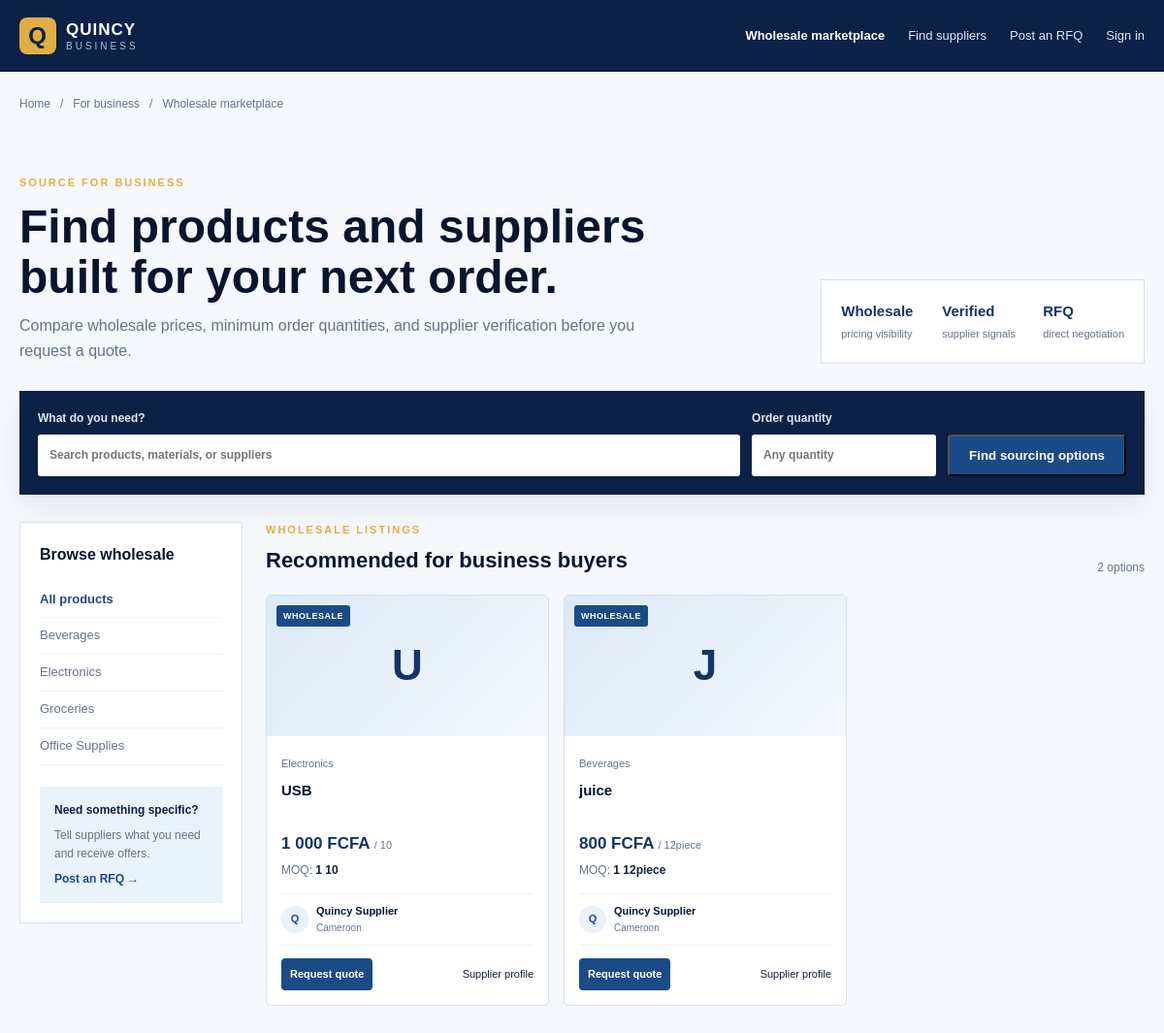
The page /b2b/marketplace.php on the database its author committed.
### tables this page shows
CREATE TABLE `categories` (
  `id` int(11) NOT NULL,
  `parent_id` int(11) DEFAULT NULL,
  `name` varchar(100) NOT NULL,
  `description` text DEFAULT NULL,
  `image` varchar(255) DEFAULT NULL,
  `status` enum('active','inactive') DEFAULT 'active',
  `created_at` timestamp NOT NULL DEFAULT current_timestamp(),
  `updated_at` timestamp NOT NULL DEFAULT current_timestamp() ON UPDATE current_timestamp()
);

CREATE TABLE `products` (
  `id` int(11) NOT NULL,
  `supplier_id` int(11) DEFAULT NULL,
  `manufacturer_id` int(11) DEFAULT NULL,
  `category_id` int(11) NOT NULL,
  `name` varchar(200) NOT NULL,
  `slug` varchar(220) NOT NULL,
  `description` text DEFAULT NULL,
  `sku` varchar(100) DEFAULT NULL,
  `retail_price` decimal(12,2) NOT NULL,
  `wholesale_price` decimal(12,2) DEFAULT NULL,
  `minimum_order_quantity` int(11) DEFAULT 1,
  `unit` varchar(50) DEFAULT 'piece',
  `weight` decimal(10,2) DEFAULT NULL,
  `country_of_origin` varchar(100) DEFAULT 'Cameroon',
  `status` enum('draft','active','out_of_stock','discontinued') DEFAULT 'draft',
  `created_at` timestamp NOT NULL DEFAULT current_timestamp(),
  `updated_at` timestamp NOT NULL DEFAULT current_timestamp() ON UPDATE current_timestamp()
);

CREATE TABLE `suppliers` (
  `id` int(11) NOT NULL,
  `user_id` int(11) NOT NULL,
  `business_id` int(11) NOT NULL,
  `supplier_name` varchar(150) NOT NULL,
  `description` text DEFAULT NULL,
  `address` varchar(255) DEFAULT NULL,
  `city` varchar(100) DEFAULT NULL,
  `country` varchar(100) DEFAULT 'Cameroon',
  `verification_status` enum('pending','verified','rejected') DEFAULT 'pending',
  `rating` decimal(2,1) DEFAULT 0.0,
  `status` enum('active','inactive','suspended') DEFAULT 'active',
  `created_at` timestamp NOT NULL DEFAULT current_timestamp(),
  `updated_at` timestamp NOT NULL DEFAULT current_timestamp() ON UPDATE current_timestamp()
);

### includes/functions.php (called while the page is built, shortened)
<?php
function e(mixed $value): string
{
    return htmlspecialchars((string) $value, ENT_QUOTES, 'UTF-8');
}
function formatPrice(float|int|string $amount): string
{
    return number_format((float) $amount, 0, '.', ' ') . ' FCFA';
}

### config/config.php (called while the page is built, shortened)
<?php
require_once __DIR__ . '/database.php';
spl_autoload_register(static function (string $class): void {
    $path = ROOT_PATH . '/classes/' . $class . '.php';
});

### config/database.php (called while the page is built, shortened)
<?php
final class Database
{
    private static ?self $instance = null;
    private PDO $connection;
    private function __construct()
    {
        $dsn = sprintf(
            'mysql:host=%s;port=%s;dbname=%s;charset=%s',
            DB_HOST,
            DB_PORT,
            DB_NAME,
            DB_CHARSET
        );
        $this->connection = new PDO($dsn, DB_USER, DB_PASS, [
            PDO::ATTR_ERRMODE => PDO::ERRMODE_EXCEPTION,
            PDO::ATTR_DEFAULT_FETCH_MODE => PDO::FETCH_ASSOC,
            PDO::ATTR_EMULATE_PREPARES => false,
        ]);
    }
    public static function getInstance(): self
    {
        return self::$instance ??= new self();
    }
    public function getConnection(): PDO
    {
        return $this->connection;
    }
}

### classes/Category.php (called while the page is built, shortened)
<?php
final class Category
{
    private PDO $db;
    public function __construct()
    {
        $this->db = Database::getInstance()->getConnection();
    }
    public function all(): array
    {
        return $this->db->query(
            "SELECT id, parent_id, name, description, image
             FROM categories WHERE status = 'active' ORDER BY name"
        )->fetchAll();
    }
}

### classes/Product.php (called while the page is built, shortened)
<?php
final class Product
{
    private PDO $db;
    public function __construct()
    {
        $this->db = Database::getInstance()->getConnection();
    }
    public function wholesaleSearch(
        string $term = '',
        ?int $categoryId = null,
        int $minimumQuantity = 0,
        int $limit = 24
    ): array {
        $where = [
            "p.status = 'active'",
            "p.wholesale_price IS NOT NULL",
            "p.minimum_order_quantity > 0"
        ];
        $params = [];
        $limit = max(1, min($limit, 100));
        $stmt = $this->db->prepare(
            'SELECT p.id,
                    p.supplier_id,
                    p.manufacturer_id,
                    p.category_id,
                    p.name,
                    p.description,
                    p.sku,
                    p.retail_price,
                    p.wholesale_price,
                    p.minimum_order_quantity,
                    p.unit,
                    c.name AS category_name,
                    s.supplier_name,
                    s.city,
                    s.country,
                    s.verification_status,
                    s.rating,
                    COALESCE(i.quantity - i.reserved_quantity, 0) AS available_quantity,
                    (SELECT pi.image
                     FROM product_images pi
                     WHERE pi.product_id = p.id
                     ORDER BY pi.is_primary DESC, pi.sort_order
                     LIMIT 1) AS image
             FROM products p
             LEFT JOIN categories c ON c.id = p.category_id
             LEFT JOIN suppliers s
                    ON s.id = p.supplier_id
                   AND s.status = "active"
             LEFT JOIN inventory i
                    ON i.product_id = p.id
                   AND i.variant_id IS NULL
             WHERE ' . implode(' AND ', $where) . '
             ORDER BY s.verification_status = "verified" DESC,
                      s.rating DESC,
                      p.created_at DESC
             LIMIT ' . $limit
        );
        $stmt->execute($params);
        return $stmt->fetchAll();
    }
}

### b2b/marketplace.php (the view, shortened to what this page needs)
<?php
require_once dirname(__DIR__) . '/config/config.php';
require_once ROOT_PATH . '/includes/functions.php';
$term = trim((string) ($_GET['q'] ?? ''));
$minimumQuantity = isset($_GET['quantity']) && ctype_digit((string) $_GET['quantity']) ? (int) $_GET['quantity'] : 0;
$products = [];
$categories = [];
$marketplaceError = null;
try {
    $products = (new Product())->wholesaleSearch($term, null, $minimumQuantity, 30);
    $categories = (new Category())->all();
} catch (PDOException $exception) {
    error_log('B2B marketplace unavailable: ' . $exception->getMessage());
    $marketplaceError = 'Wholesale listings are temporarily unavailable. Please try again shortly.';
}
?>
<!doctype html>
<html lang="en">
<head>
    <link rel="stylesheet" href="<?= e(BASE_URL) ?>/assets/css/style.css">
</head>
<body class="b2b-marketplace-page">
<header class="directory-header">
    <div class="container directory-header-row">
        <a class="brand" href="<?= e(BASE_URL) ?>/"><span class="brand-mark">Q</span><span><strong>QUINCY</strong><small>BUSINESS</small></span></a>
        <nav><a href="<?= e(BASE_URL) ?>/b2b/marketplace.php" class="directory-active">Wholesale marketplace</a><a href="<?= e(BASE_URL) ?>/b2b/suppliers.php">Find suppliers</a><a href="<?= e(BASE_URL) ?>/b2b/request-quotation.php">Post an RFQ</a><a href="<?= e(BASE_URL) ?>/login.php">Sign in</a></nav>
    </div>
</header>
<main class="container b2b-main">
    <div class="directory-breadcrumb"><a href="<?= e(BASE_URL) ?>/">Home</a><span>/</span><span>For business</span><span>/</span>Wholesale marketplace</div>
    <section class="b2b-hero">
        <div><p class="eyebrow">SOURCE FOR BUSINESS</p><h1>Find products and suppliers built for your next order.</h1><p>Compare wholesale prices, minimum order quantities, and supplier verification before you request a quote.</p></div>
        <div class="b2b-hero-stats"><span><strong>Wholesale</strong><small>pricing visibility</small></span><span><strong>Verified</strong><small>supplier signals</small></span><span><strong>RFQ</strong><small>direct negotiation</small></span></div>
    </section>
    <form class="b2b-search" method="get">
        <label><span>What do you need?</span><input name="q" value="<?= e($term) ?>" placeholder="Search products, materials, or suppliers"></label>
        <label><span>Order quantity</span><input type="number" min="0" name="quantity" value="<?= $minimumQuantity ?: '' ?>" placeholder="Any quantity"></label>
        <button class="button button-primary" type="submit">Find sourcing options</button>
    </form>
    <div class="b2b-layout">
        <aside class="b2b-sidebar">
            <h2>Browse wholesale</h2>
            <a class="b2b-sidebar-link active" href="<?= e(BASE_URL) ?>/b2b/marketplace.php">All products</a>
            <?php foreach (array_slice($categories, 0, 12) as $category): ?><a class="b2b-sidebar-link" href="<?= e(BASE_URL) ?>/shop/products.php?category=<?= (int) $category['id'] ?>"><?= e($category['name']) ?></a><?php endforeach; ?>
            <div class="b2b-help"><strong>Need something specific?</strong><p>Tell suppliers what you need and receive offers.</p><a href="<?= e(BASE_URL) ?>/b2b/request-quotation.php">Post an RFQ →</a></div>
        </aside>
        <section class="b2b-results">
            <div class="b2b-results-head"><div><p class="eyebrow">WHOLESALE LISTINGS</p><h2><?= $term ? 'Results for “' . e($term) . '”' : 'Recommended for business buyers' ?></h2></div><span><?= count($products) ?> options</span></div>
            <?php if ($marketplaceError): ?><div class="catalog-notice"><?= e($marketplaceError) ?></div><?php elseif (!$products): ?><div class="supplier-empty"><h2>No wholesale listings found</h2><p>Try another search or post an RFQ so suppliers can respond.</p><a href="<?= e(BASE_URL) ?>/b2b/request-quotation.php">Post an RFQ</a></div><?php else: ?>
                <div class="b2b-product-grid">
                    <?php foreach ($products as $product): ?>
                        <article class="b2b-product-card">
                            <div class="b2b-product-image"><?= e(strtoupper(substr((string) $product['name'], 0, 1))) ?><span>Wholesale</span></div>
                            <div class="b2b-product-body"><small><?= e($product['category_name'] ?? 'Business supply') ?></small><h3><a href="<?= e(BASE_URL) ?>/b2b/product-details.php?id=<?= (int) $product['id'] ?>"><?= e($product['name']) ?></a></h3><div class="b2b-price"><strong><?= e(formatPrice($product['wholesale_price'])) ?></strong><span>/ <?= e($product['unit'] ?: 'unit') ?></span></div><p class="b2b-moq">MOQ: <strong><?= (int) $product['minimum_order_quantity'] ?> <?= e($product['unit'] ?: 'units') ?></strong></p><div class="b2b-supplier"><span class="supplier-mini-avatar"><?= e(strtoupper(substr((string) $product['supplier_name'], 0, 1))) ?></span><span><strong><?= e($product['supplier_name']) ?></strong><small><?= e(implode(', ', array_filter([$product['city'], $product['country']]))) ?></small></span><?php if ($product['verification_status'] === 'verified'): ?><b class="verified-badge">Verified</b><?php endif; ?></div><div class="b2b-card-actions"><a class="button button-primary" href="<?= e(BASE_URL) ?>/b2b/request-quotation.php?product=<?= (int) $product['id'] ?>">Request quote</a><a href="<?= e(BASE_URL) ?>/b2b/suppliers.php?q=<?= urlencode($product['supplier_name']) ?>">Supplier profile</a></div></div>
                        </article>
                    <?php endforeach; ?>
                </div>
            <?php endif; ?>
        </section>
    </div>
</main>
</body>
</html>

### rows shown on the page
categories: name "Beverages"
categories: name "Electronics"
categories: name "Groceries"
categories: name "Office Supplies"
products: name "U", category.name "Electronics", name "USB", wholesale_price "1 000 FCFA", unit "10", minimum_order_quantity "1", supplier.supplier_name "Q", supplier.supplier_name "Quincy Supplier", supplier.country "Cameroon"
products: name "J", category.name "Beverages", name "juice", wholesale_price "800 FCFA", unit "12piece", minimum_order_quantity "1", supplier.supplier_name "Q", supplier.supplier_name "Quincy Supplier", supplier.country "Cameroon"

### other values the page prints
count($products) "2"
